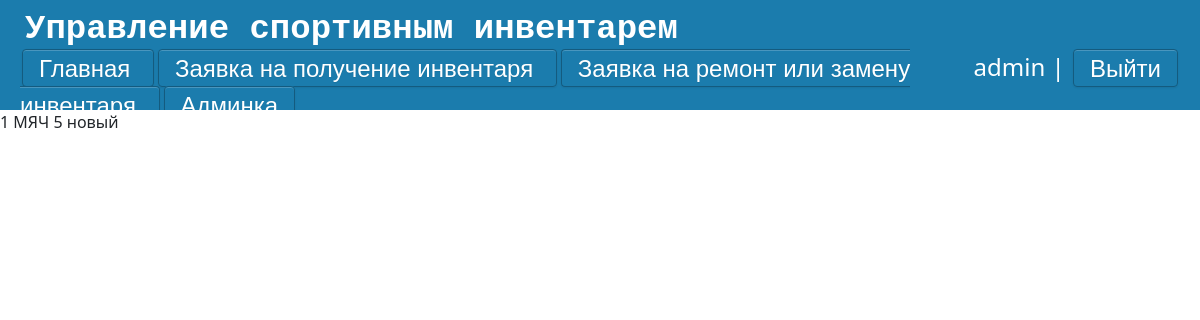
The app's page /console/edit-inventory/1/ (signed in), older data.
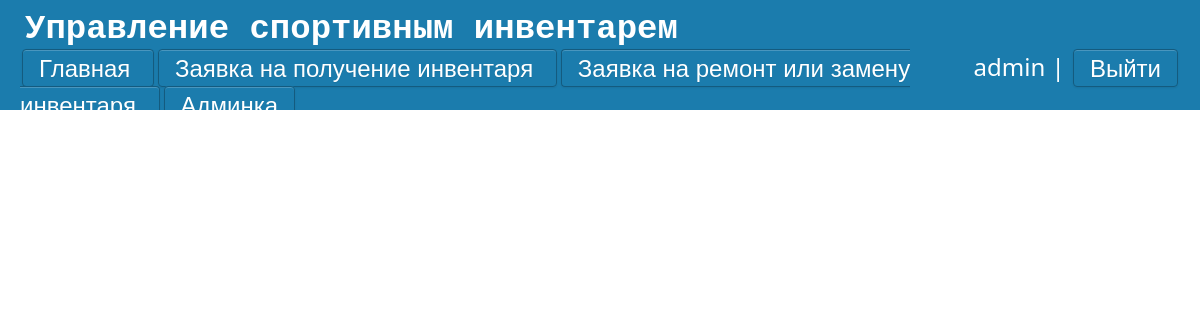
The same page, newer data.
### main/models.py (models this page shows, shortened)
class Goods(models.Model):
    CONDITION_CHOICES = [
        ('новый', 'новый'),
        ('использованный', 'использованный'),
        ('сломанный', 'сломанный'),
    ]
    goods = models.CharField('Название', max_length=30)
    count = models.IntegerField('Количество')
    rented_count = models.IntegerField('Взято', default=0)
    condition = models.CharField('Состояние', max_length=20, choices=CONDITION_CHOICES)
    description = models.TextField('Описание', blank=True, null=True)
    created_at = models.DateTimeField('Добавлено', default=timezone.now)
    updated_at = models.DateTimeField('Обновлено', auto_now=True)
    class Meta:
        verbose_name = "Инвентарь"
        verbose_name_plural = "Инвентарь"

### main/views.py (the view)
# urls.py: path('console/edit-inventory/<int:post_id>/', views.Update_inventory, name="Update_inventory"),
def Update_inventory(request,post_id):
    if request.user.is_superuser:
        g = list(Goods.objects.filter(pk=post_id))
        return render(request, 'admin/update_inventory.html', {'g': g})
    else:
        return render(request, 'admin/Error.html')

### main/templates/admin/update_inventory.html (shortened to what this page needs)
{% extends 'main/layout.html' %}
{% block script %}
    <link rel="stylesheet" href="https://cdn.jsdelivr.net/npm/flatpickr/dist/flatpickr.min.css">
{% endblock %}
{% block content %}
    {% if request.user.is_authenticated %}
            <div>
                {% for el in g %}
                            {{ forloop.counter }}
                            {{el.goods}}
                            {{el.count}}
                            {{el.condition}}
                {% endfor %}
            </div>
    {% else %}
        <p class = 'enter_or_reg'>Войдите или зарегистрируйтесь</p>
    {% endif %}
{% endblock %}

Row changes from the older to the newer data that the page shows:
removed Goods: goods "МЯЧ", count "5", condition "новый"
